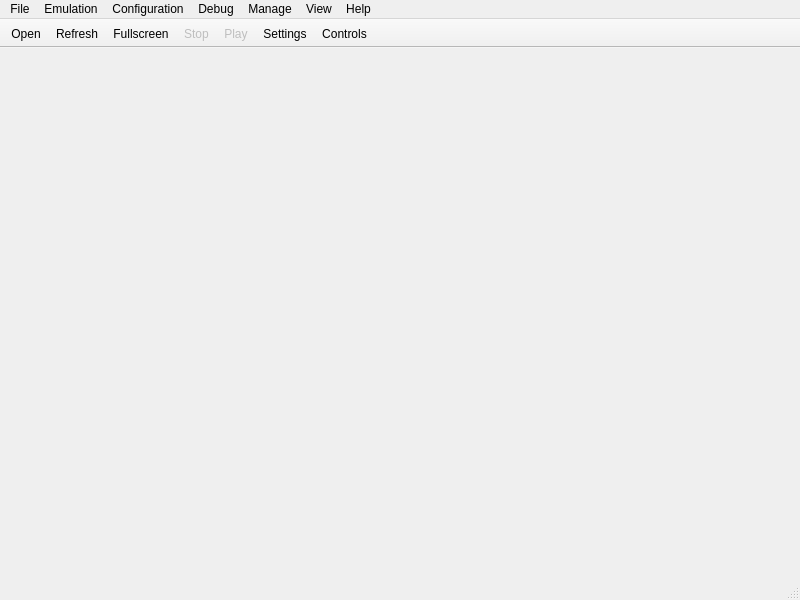
<?xml version="1.0" encoding="UTF-8"?>
<ui version="4.0">
 <class>MainWindow</class>
 <widget class="QMainWindow" name="MainWindow">
  <property name="geometry">
   <rect>
    <x>0</x>
    <y>0</y>
    <width>800</width>
    <height>600</height>
   </rect>
  </property>
  <property name="windowTitle">
   <string>MainWindow</string>
  </property>
  <widget class="QWidget" name="centralwidget"/>
  <widget class="QMenuBar" name="menubar">
   <property name="geometry">
    <rect>
     <x>0</x>
     <y>0</y>
     <width>800</width>
     <height>21</height>
    </rect>
   </property>
   <widget class="QMenu" name="menuFile">
    <property name="title">
     <string>File</string>
    </property>
    <addaction name="install_firmware_action"/>
    <addaction name="install_pkg_action"/>
    <addaction name="install_zip_action"/>
    <addaction name="install_license_action"/>
    <addaction name="separator"/>
   </widget>
   <widget class="QMenu" name="menuEmulation">
    <property name="title">
     <string>Emulation</string>
    </property>
    <addaction name="pause_action"/>
    <addaction name="stop_action"/>
   </widget>
   <widget class="QMenu" name="menuConfiguration">
    <property name="title">
     <string>Configuration</string>
    </property>
    <addaction name="settings_core_action"/>
    <addaction name="settings_cpu_action"/>
    <addaction name="settings_gpu_action"/>
    <addaction name="settings_audio_action"/>
    <addaction name="settings_camera_action"/>
    <addaction name="settings_system_action"/>
    <addaction name="settings_emulator_action"/>
    <addaction name="settings_gui_action"/>
    <addaction name="settings_network_action"/>
    <addaction name="settings_debug_action"/>
    <addaction name="separator"/>
    <addaction name="controls_action"/>
   </widget>
   <widget class="QMenu" name="menuDebug">
    <property name="title">
     <string>Debug</string>
    </property>
   </widget>
   <widget class="QMenu" name="menuManage">
    <property name="title">
     <string>Manage</string>
    </property>
    <addaction name="trophy_collection_action"/>
    <addaction name="user_management_action"/>
   </widget>
   <widget class="QMenu" name="menuView">
    <property name="title">
     <string>View</string>
    </property>
    <addaction name="show_gamelist_action"/>
    <addaction name="show_log_action"/>
    <addaction name="separator"/>
    <addaction name="show_title_bars_action"/>
    <addaction name="show_toolbar_action"/>
   </widget>
   <widget class="QMenu" name="menuHelp">
    <property name="title">
     <string>Help</string>
    </property>
    <addaction name="welcome_dialog_action"/>
    <addaction name="separator"/>
    <addaction name="check_for_updates_action"/>
    <addaction name="separator"/>
    <addaction name="about_action"/>
   </widget>
   <addaction name="menuFile"/>
   <addaction name="menuEmulation"/>
   <addaction name="menuConfiguration"/>
   <addaction name="menuDebug"/>
   <addaction name="menuManage"/>
   <addaction name="menuView"/>
   <addaction name="menuHelp"/>
  </widget>
  <widget class="QStatusBar" name="statusbar"/>
  <widget class="QToolBar" name="toolBar">
   <property name="contextMenuPolicy">
    <enum>Qt::ContextMenuPolicy::PreventContextMenu</enum>
   </property>
   <property name="windowTitle">
    <string>Tool Bar</string>
   </property>
   <property name="movable">
    <bool>false</bool>
   </property>
   <property name="allowedAreas">
    <set>Qt::ToolBarArea::TopToolBarArea</set>
   </property>
   <property name="iconSize">
    <size>
     <width>30</width>
     <height>30</height>
    </size>
   </property>
   <property name="toolButtonStyle">
    <enum>Qt::ToolButtonStyle::ToolButtonTextUnderIcon</enum>
   </property>
   <property name="floatable">
    <bool>false</bool>
   </property>
   <attribute name="toolBarArea">
    <enum>TopToolBarArea</enum>
   </attribute>
   <attribute name="toolBarBreak">
    <bool>false</bool>
   </attribute>
   <addaction name="toolbar_open"/>
   <addaction name="toolbar_refresh"/>
   <addaction name="toolbar_fullscreen"/>
   <addaction name="toolbar_stop"/>
   <addaction name="toolbar_start"/>
   <addaction name="toolbar_config"/>
   <addaction name="toolbar_controls"/>
  </widget>
  <action name="toolbar_open">
   <property name="text">
    <string>Open</string>
   </property>
  </action>
  <action name="toolbar_refresh">
   <property name="text">
    <string>Refresh</string>
   </property>
  </action>
  <action name="toolbar_stop">
   <property name="enabled">
    <bool>false</bool>
   </property>
   <property name="text">
    <string>Stop</string>
   </property>
  </action>
  <action name="toolbar_start">
   <property name="enabled">
    <bool>false</bool>
   </property>
   <property name="text">
    <string>Play</string>
   </property>
  </action>
  <action name="toolbar_config">
   <property name="text">
    <string>Settings</string>
   </property>
  </action>
  <action name="toolbar_fullscreen">
   <property name="text">
    <string>Fullscreen</string>
   </property>
  </action>
  <action name="toolbar_controls">
   <property name="text">
    <string>Controls</string>
   </property>
  </action>
  <action name="check_for_updates_action">
   <property name="text">
    <string>Check for updates</string>
   </property>
  </action>
  <action name="about_action">
   <property name="text">
    <string>About Vita3k</string>
   </property>
  </action>
  <action name="install_firmware_action">
   <property name="text">
    <string>Install Firmware (.PUP)</string>
   </property>
  </action>
  <action name="install_pkg_action">
   <property name="text">
    <string>Install PKG</string>
   </property>
  </action>
  <action name="install_zip_action">
   <property name="text">
    <string>Install Archive (.zip / .vpk)</string>
   </property>
  </action>
  <action name="install_license_action">
   <property name="text">
    <string>Install License (.rif / work.bin)</string>
   </property>
  </action>
  <action name="pause_action">
   <property name="enabled">
    <bool>false</bool>
   </property>
   <property name="text">
    <string>Pause</string>
   </property>
  </action>
  <action name="stop_action">
   <property name="enabled">
    <bool>false</bool>
   </property>
   <property name="text">
    <string>Stop</string>
   </property>
  </action>
  <action name="trophy_collection_action">
   <property name="text">
    <string>Trophy Collection</string>
   </property>
  </action>
  <action name="user_management_action">
   <property name="text">
    <string>User Management</string>
   </property>
  </action>
  <action name="settings_core_action">
   <property name="text">
    <string>Core</string>
   </property>
  </action>
  <action name="settings_cpu_action">
   <property name="text">
    <string>CPU</string>
   </property>
  </action>
  <action name="settings_gpu_action">
   <property name="text">
    <string>GPU</string>
   </property>
  </action>
  <action name="settings_audio_action">
   <property name="text">
    <string>Audio</string>
   </property>
  </action>
  <action name="settings_camera_action">
   <property name="text">
    <string>Camera</string>
   </property>
  </action>
  <action name="settings_system_action">
   <property name="text">
    <string>System</string>
   </property>
  </action>
  <action name="settings_emulator_action">
   <property name="text">
    <string>Emulator</string>
   </property>
  </action>
  <action name="settings_gui_action">
   <property name="text">
    <string>GUI</string>
   </property>
  </action>
  <action name="settings_network_action">
   <property name="text">
    <string>Network</string>
   </property>
  </action>
  <action name="settings_debug_action">
   <property name="text">
    <string>Debug</string>
   </property>
  </action>
  <action name="controls_action">
   <property name="text">
    <string>Controls</string>
   </property>
  </action>
  <action name="show_toolbar_action">
   <property name="checkable">
    <bool>true</bool>
   </property>
   <property name="checked">
    <bool>true</bool>
   </property>
   <property name="text">
    <string>Show Tool Bar</string>
   </property>
  </action>
  <action name="show_title_bars_action">
   <property name="checkable">
    <bool>true</bool>
   </property>
   <property name="checked">
    <bool>true</bool>
   </property>
   <property name="text">
    <string>Show Title Bars</string>
   </property>
  </action>
  <action name="show_gamelist_action">
   <property name="checkable">
    <bool>true</bool>
   </property>
   <property name="checked">
    <bool>true</bool>
   </property>
   <property name="text">
    <string>Show Game List</string>
   </property>
  </action>
  <action name="show_log_action">
   <property name="checkable">
    <bool>true</bool>
   </property>
   <property name="checked">
    <bool>true</bool>
   </property>
   <property name="text">
    <string>Show Log</string>
   </property>
  </action>
  <action name="welcome_dialog_action">
   <property name="text">
    <string>View Welcome Dialog</string>
   </property>
  </action>
 </widget>
 <resources/>
 <connections/>
</ui>
